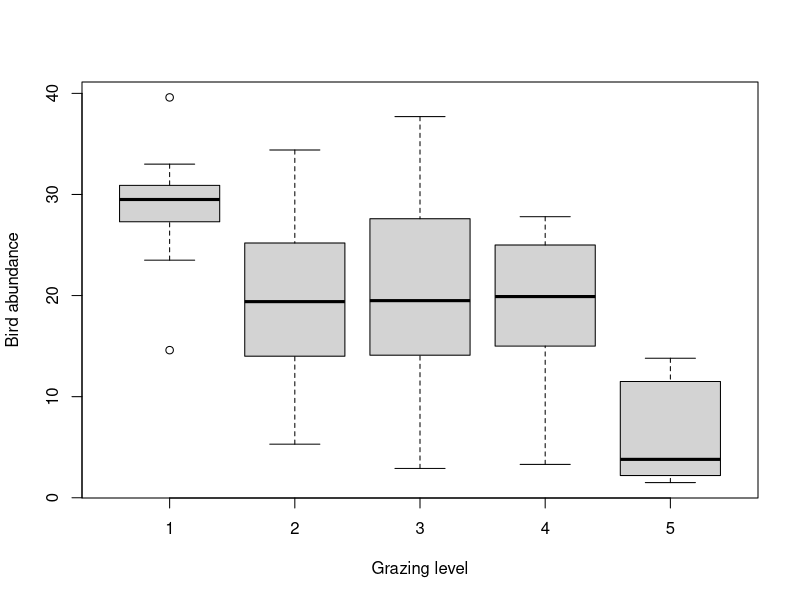
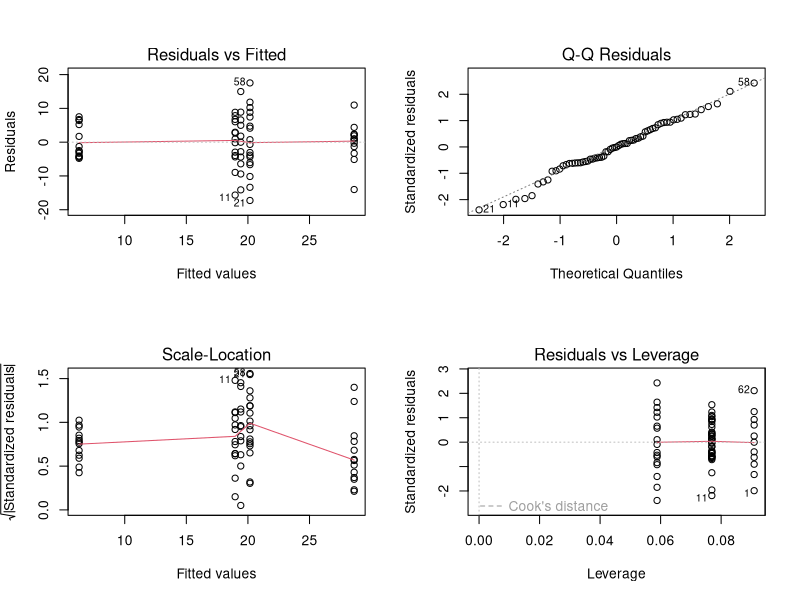
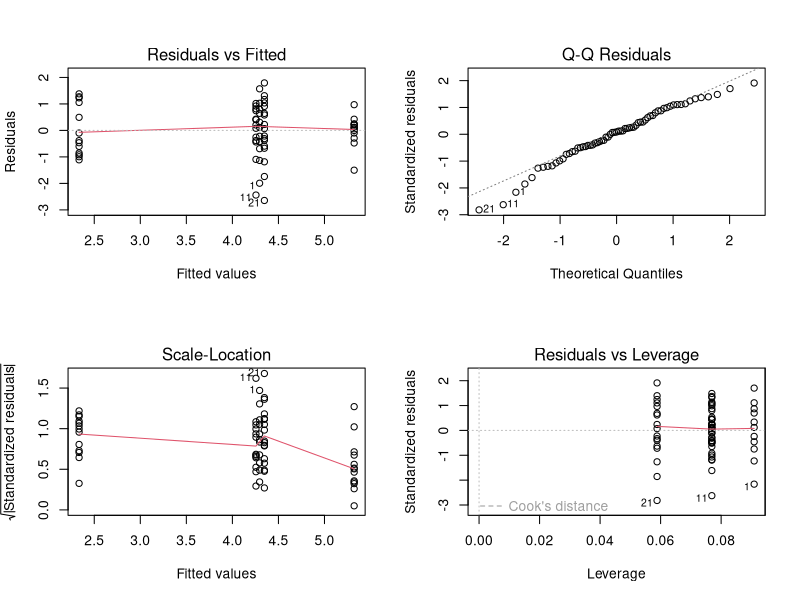
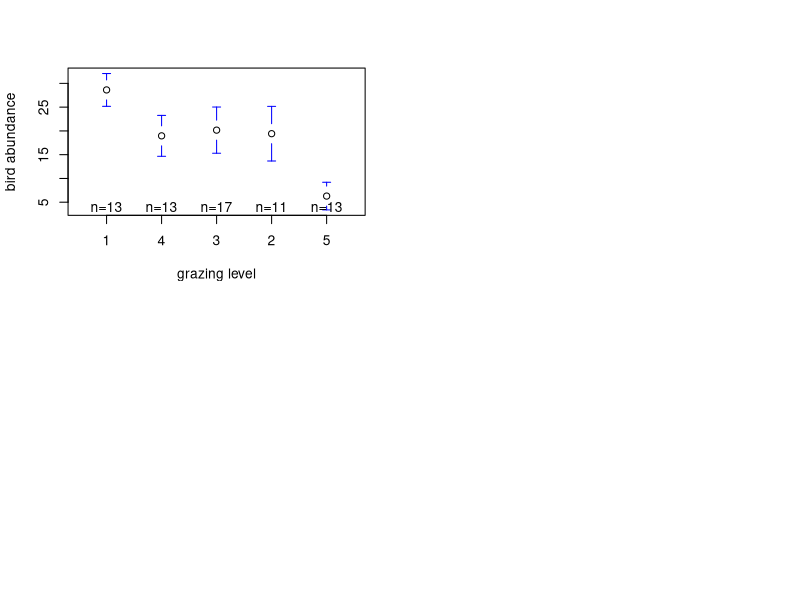
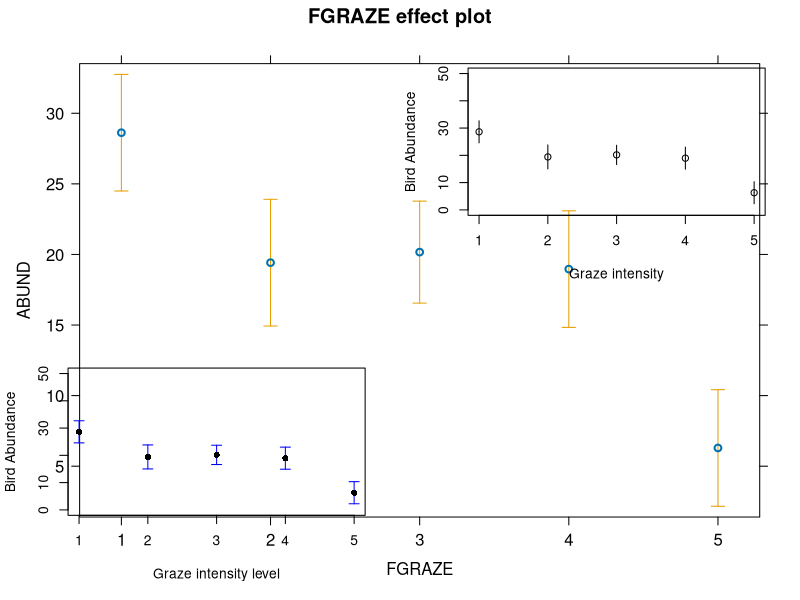

Source code (R) for these figures, in order:
## ---- chunk 1
knitr::opts_chunk$set(echo=TRUE, message = FALSE, warning = FALSE, eval = FALSE, cache = FALSE)
SOLUTIONS <- FALSE
## ---- chunk 2
loyn <- read.table("./data/loyn.txt", header = TRUE, 
                   stringsAsFactors = TRUE)
str(loyn)
## ---- chunk 3
# create factor GRAZE as it was originally coded as an integer
loyn$FGRAZE <- factor(loyn$GRAZE)

# check this
class(loyn$FGRAZE)
## ---- chunk 4
boxplot(ABUND ~ FGRAZE, xlab = "Grazing level", ylab = "Bird abundance", data = loyn)

# mean bird abundance for each level of FGRAZE
tapply(loyn$ABUND, loyn$FGRAZE, mean, na.rm = TRUE)

# it looks from this plot and the table of means that the bird abundance is lowest for FGRAZE level 5 and 
# highest for level 1. The bird abundance for levels 2, 3 and 4 all look similar.
# so in terms of differences in ABUND between groups we might expect FGRAZE level 5 to be different from
# the other grazing intensity group and possibly FGRAZE level 1 to be different from graze level 2,3 and 4
# but this is not particularly clear. We might also expect there to be no differences between grazing 
# levels 2,3 and 4. 
## ---- chunk 5
birds.lm <- lm(ABUND ~ FGRAZE, data = loyn)
## ---- chunk 6
anova(birds.lm)

# null hypothesis : There is no difference in the mean bird abundance between the 
# five levels of grazing.
# the p value is very small therefore reject this null hypothesis. In other words
# there is a difference in the mean bird abundance between grazing intensity levels.

# for a report you might write something like:
# there was a significant difference in the mean abundance of birds between the five levels
# of grazing intensity (F_4,62 = 14.98, p < 0.0001)
## ---- chunk 7
summary(birds.lm)

# Here the intercept (baseline) is the mean abundance of birds for FGRAZE level 1.
# the null hypothesis for the intercept is that the intercept = 0.
# As the p value (p < 2e-16) is very small we reject this null hypothesis and conclude that the
# intercept is significantly different from 0. However, from a biological perspective this
# is not a particularly informative hypothesis to test.

# the remaining estimates are differences (contrasts) between each level and the 
# baseline. For example the FGRAZE2 estimate is - 9.2 and therefore there are 9.2 fewer 
# birds on average in graze level 2 compared to graze level 1. This difference is  
# significantly different from zero (p = 0.003). 

# The difference between graze level 3 (FGRAZE3) and graze level 1 (intercept) is 
# -8.45 (8.45 fewer birds in graze 3 compared to graze 1). This difference is significantly 
# different from 0 (p = 0.003) and therefore the mean abundance of birds in graze level 1 is
# significantly different from graze level 1.

# The difference between graze level 4 (FGRAZE4) and graze level 1 (intercept) is 
# -9.66 (9.66 fewer birds in graze 4 compared to graze 1). This difference is significantly 
# different from 0 (p = 0.001) and therefore the mean abundance of birds in graze level 1 is
# significantly different from graze level 4.

# The difference between graze level 5 (FGRAZE5) and graze level 1 (intercept) is 
# -22.33 (22.33 fewer birds in graze 5 compared to graze 1). This difference is significantly 
# different from 0 (p = 1.64e-10) and therefore the mean abundance of birds in graze level 1 is
# significantly different from graze level 5.
## ---- chunk 8
# Set FGRAZE level 2 to be the intercept

loyn$FGRAZE <- relevel(loyn$FGRAZE, ref = "2")
birds.lm2 <- lm(ABUND ~ FGRAZE, data = loyn)
summary(birds.lm2)

# The intercept is now FGRAZE level 2, we can now compare between levels '2 and 3', '2 and 4', and '2 and 5'
# Also note that the rest of the model output (R^2, F, DF etc) is the same as the previous model (i.e. its 
# the same model we have just changed the intercept and therefore the contrasts).

loyn$FGRAZE <- relevel(loyn$FGRAZE, ref = "3")
birds.lm3 <- lm(ABUND ~ FGRAZE, data = loyn)
summary(birds.lm3)

# The intercept is now FGRAZE level 3, we can now compare between levels '3 and 4', 'and 3 and 5'

loyn$FGRAZE <- relevel(loyn$FGRAZE, ref = "4")
birds.lm4 <- lm(ABUND ~ FGRAZE, data = loyn)
summary(birds.lm4)

# The intercept is now FGRAZE level 4, we can now compare between levels '4 and 5'
## ---- chunk 9
# The multiple R-squared value is 0.491 and therefore 49.1% of
# the variation in ABUND is explained by FGRAZE
## ---- chunk 10
# first split the plotting device into 2 rows and 2 columns
par(mfrow = c(2,2))

# now create the residuals plots
plot(birds.lm)

# To test the normality of residuals assumption we use the Normal Q-Q plot. Although the majority of the residuals 
# lie along the 1:1 line there are five residuals which are all below the line resulting in reasonably substantial 
# negative residuals. This suggest that the model does not fit these observation very well.

# Looking at the homogeneity of variance assumption (Residuals vs Fitted and Scale-Location plot) you can see the 
# five columns of residuals corresponding to the fitted values for the five grazing levels. Again, things don't look 
# great. The spread for the lower fitted values (left side of the plot) is much narrower when compared to the other groups.
# This suggests that the homogeneity of variance assumption is not met (i.e. the variances are not the same). The same cluster
# of negative residuals we spotted in the Normal Q-Q plot also appears in the Residuals vs Fitted plot suggesting that it is
# these residuals that are responsible.

# The only real good news is that there doesn't appear to be any influential or unusual residuals as indicated in the 
# Residuals vs Leverage plot.  

# So what to do? You could go back and check the original field notebook data to see if a
# transcribing mistake has been made (seems unlikely and you dont have this luxury anyway). 
# You could also try applying a transformation (log or square root) on the ABUND variable, refit the model and 
# see if this improves things. 
# for example 

loyn$ABUND.SQRT <- sqrt(loyn$ABUND)
birds.lm.sqrt <- lm(ABUND.SQRT ~ FGRAZE, data = loyn)
par(mfrow = c(2,2))
plot(birds.lm.sqrt)

# Sadly this doesn't seemed to have improved things!

# Or finally, you can relax the assumption of equal variance and estimate a separate variance for each group using 
# generalised least squares. This is not something we will do on this course but will cover in a more advanced statistics course!
## ---- chunk 11
# Using the gplots package, you may need to install this package first
# install.packages('gplots')

loyn$FGRAZE <- relevel(loyn$FGRAZE, ref = "1")
library(gplots)
plotmeans(ABUND ~ FGRAZE, xlab = "grazing level",
  ylab = "bird abundance", data = loyn, connect = FALSE)
## ---- chunk 12
# Using the effects package, you may need to install this package first
# install.packages('effects')

library(effects)
loyn.effects <- allEffects(birds.lm)
plot(loyn.effects,"FGRAZE", lty = 0)
## ---- chunk 13
# and finally using old faithful the predict function and base R graphics
# with the segments function

my.data <- data.frame(FGRAZE = c("1", "2", "3", "4", "5"))
pred.vals <- predict(birds.lm, newdata = my.data, se.fit = TRUE)

# now plot these values

plot(1:5, seq(0, 50, length=5), type = "n", xlab = "Graze intensity", ylab = "Bird Abundance")
points(1:5, pred.vals$fit)
segments(1:5, pred.vals$fit, 1:5, pred.vals$fit - 1.96 * pred.vals$se.fit)
segments(1:5, pred.vals$fit, 1:5, pred.vals$fit + 1.96 * pred.vals$se.fit)
## ---- chunk 14
# using old faithful the predict function and base R graphics 
# with the arrows function 

my.data <- data.frame(FGRAZE = c("1", "2", "3", "4", "5"))
pred.vals <- predict(birds.lm, newdata = my.data, se.fit = TRUE)

# now plot these values

plot(1:5, seq(0, 50, length=5), type = "n", xlab = "Graze intensity level", ylab = "Bird Abundance")
arrows(1:5, pred.vals$fit, 1:5, pred.vals$fit - 1.96 * pred.vals$se.fit,
    angle = 90, code = 2, length = 0.05, col = "blue")
arrows(1:5, pred.vals$fit, 1:5, pred.vals$fit + 1.96 * pred.vals$se.fit,
       angle = 90, code = 2, length = 0.05, col = "blue")
points(1:5, pred.vals$fit, pch = 16)
